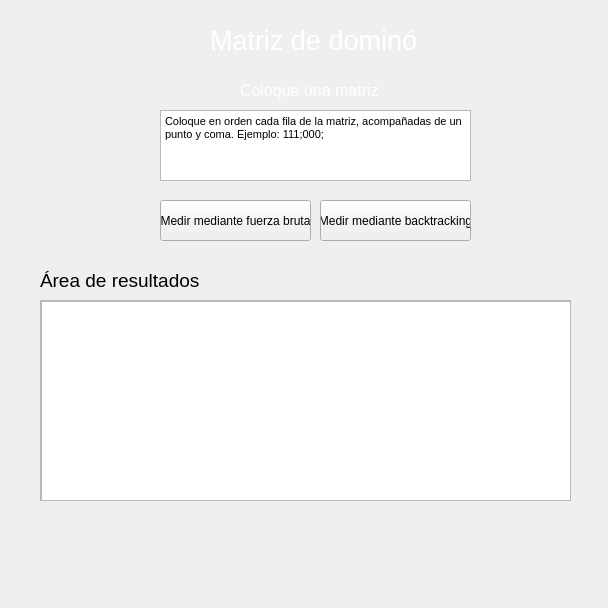
<?xml version="1.0" encoding="UTF-8"?>
<ui version="4.0">
 <class>window</class>
 <widget class="QWidget" name="window">
  <property name="windowModality">
   <enum>Qt::NonModal</enum>
  </property>
  <property name="enabled">
   <bool>true</bool>
  </property>
  <property name="geometry">
   <rect>
    <x>0</x>
    <y>0</y>
    <width>608</width>
    <height>608</height>
   </rect>
  </property>
  <property name="acceptDrops">
   <bool>false</bool>
  </property>
  <property name="windowTitle">
   <string>y</string>
  </property>
  <property name="autoFillBackground">
   <bool>false</bool>
  </property>
  <widget class="QPushButton" name="botonFB">
   <property name="geometry">
    <rect>
     <x>160</x>
     <y>200</y>
     <width>151</width>
     <height>41</height>
    </rect>
   </property>
   <property name="text">
    <string>Medir mediante fuerza bruta</string>
   </property>
  </widget>
  <widget class="QLabel" name="label">
   <property name="geometry">
    <rect>
     <x>210</x>
     <y>30</y>
     <width>221</width>
     <height>21</height>
    </rect>
   </property>
   <property name="font">
    <font>
     <pointsize>20</pointsize>
    </font>
   </property>
   <property name="styleSheet">
    <string notr="true">color: rgb(255, 255, 255);</string>
   </property>
   <property name="text">
    <string>Matriz de dominó</string>
   </property>
   <property name="scaledContents">
    <bool>true</bool>
   </property>
  </widget>
  <widget class="QLabel" name="label_2">
   <property name="geometry">
    <rect>
     <x>240</x>
     <y>80</y>
     <width>151</width>
     <height>21</height>
    </rect>
   </property>
   <property name="font">
    <font>
     <pointsize>12</pointsize>
     <weight>50</weight>
     <bold>false</bold>
    </font>
   </property>
   <property name="autoFillBackground">
    <bool>false</bool>
   </property>
   <property name="styleSheet">
    <string notr="true">color: rgb(255, 255, 255);</string>
   </property>
   <property name="text">
    <string>Coloque una matriz</string>
   </property>
  </widget>
  <widget class="QTextEdit" name="cajaMatriz">
   <property name="geometry">
    <rect>
     <x>160</x>
     <y>110</y>
     <width>311</width>
     <height>71</height>
    </rect>
   </property>
   <property name="html">
    <string>&lt;!DOCTYPE HTML PUBLIC &quot;-//W3C//DTD HTML 4.0//EN&quot; &quot;http://www.w3.org/TR/REC-html40/strict.dtd&quot;&gt;
&lt;html&gt;&lt;head&gt;&lt;meta name=&quot;qrichtext&quot; content=&quot;1&quot; /&gt;&lt;style type=&quot;text/css&quot;&gt;
p, li { white-space: pre-wrap; }
&lt;/style&gt;&lt;/head&gt;&lt;body style=&quot; font-family:'MS Shell Dlg 2'; font-size:8.25pt; font-weight:400; font-style:normal;&quot;&gt;
&lt;p style=&quot; margin-top:0px; margin-bottom:0px; margin-left:0px; margin-right:0px; -qt-block-indent:0; text-indent:0px;&quot;&gt;Coloque en orden cada fila de la matriz, acompañadas de un punto y coma. Ejemplo: 111;000;&lt;/p&gt;&lt;/body&gt;&lt;/html&gt;</string>
   </property>
  </widget>
  <widget class="QLabel" name="imagen">
   <property name="geometry">
    <rect>
     <x>-470</x>
     <y>-260</y>
     <width>1080</width>
     <height>1920</height>
    </rect>
   </property>
   <property name="text">
    <string/>
   </property>
   <property name="pixmap">
    <pixmap>wallpaperDomino.jpg</pixmap>
   </property>
  </widget>
  <widget class="QPushButton" name="botonB">
   <property name="geometry">
    <rect>
     <x>320</x>
     <y>200</y>
     <width>151</width>
     <height>41</height>
    </rect>
   </property>
   <property name="text">
    <string>Medir mediante backtracking</string>
   </property>
  </widget>
  <widget class="QLabel" name="label_3">
   <property name="geometry">
    <rect>
     <x>40</x>
     <y>270</y>
     <width>171</width>
     <height>21</height>
    </rect>
   </property>
   <property name="font">
    <font>
     <pointsize>14</pointsize>
     <weight>50</weight>
     <bold>false</bold>
    </font>
   </property>
   <property name="autoFillBackground">
    <bool>false</bool>
   </property>
   <property name="styleSheet">
    <string notr="true">color: rgb(0, 0, 0);</string>
   </property>
   <property name="text">
    <string>Área de resultados</string>
   </property>
  </widget>
  <widget class="QScrollArea" name="scrollArea">
   <property name="geometry">
    <rect>
     <x>40</x>
     <y>300</y>
     <width>531</width>
     <height>201</height>
    </rect>
   </property>
   <property name="widgetResizable">
    <bool>true</bool>
   </property>
   <widget class="QWidget" name="scrollAreaWidgetContents">
    <property name="geometry">
     <rect>
      <x>0</x>
      <y>0</y>
      <width>529</width>
      <height>199</height>
     </rect>
    </property>
    <widget class="QTextEdit" name="textEdit">
     <property name="geometry">
      <rect>
       <x>0</x>
       <y>0</y>
       <width>531</width>
       <height>201</height>
      </rect>
     </property>
    </widget>
   </widget>
  </widget>
  <zorder>imagen</zorder>
  <zorder>botonFB</zorder>
  <zorder>label</zorder>
  <zorder>label_2</zorder>
  <zorder>cajaMatriz</zorder>
  <zorder>botonB</zorder>
  <zorder>label_3</zorder>
  <zorder>scrollArea</zorder>
 </widget>
 <resources/>
 <connections/>
</ui>
